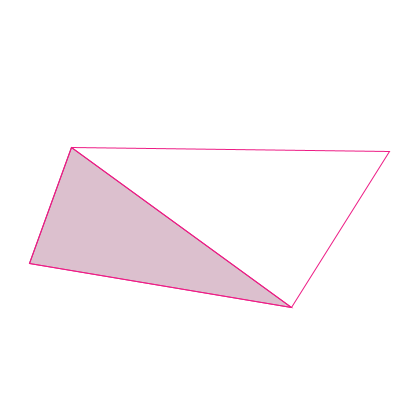
Frame 1 (no input)
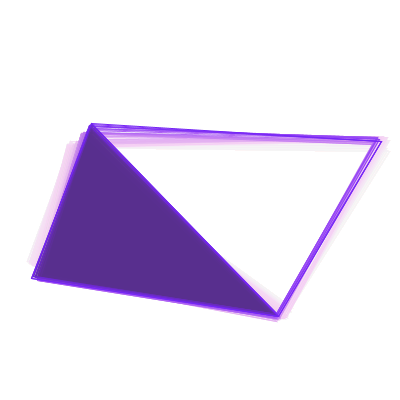
Frame 60 (the mouse pressed at the canvas centre just before this capture)
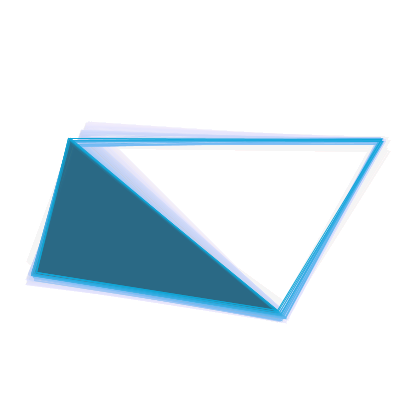
Frame 120 (the mouse held since frame 60 and released just before this capture)

The Processing sketch that drew these frames (run headless with seeded random() and noise(); from frame 60 on, the mouse is pressed at the canvas centre):

// Processing sketch: processing_30976
// ── processing_30976.pde

int a1 = 0; //x top left
int a2 = 0; //y top left
int a3 = 0; //x top right
int a4 = 0; //y top right
int a5 = 0; //x bottom left
int a6 = 0; //y bottom left
int a7 = 0; //x bottom right
int a8 = 0; //y bottom right
float i = 0; //R value
float j = 0; //B value
float k = 0; //B value
float m = 0; //color changer

void setup() {
  size (400,400);
  a1 = width/2 - int(random(0,width/2)); //x top left start pos
  a2 = height/2 - int(random(0,width/2)); //y top left start pos
  a3 = width/2 + int(random(0,width/2)); //x top right start pos
  a4 = height/2 - int(random(0,width/2)); //y top right start pos
  a5 = width/2 - int(random(0,width/2)); //x bottom left start pos
  a6 = height/2 + int(random(0,width/2)); //y bottom left start pos
  a7 = width/2 + int(random(0,width/2)); //x bottom right start pos
  a8 = height/2 + int(random(0,width/2)); //y bottom right start pos
  background(255);
}

void draw() {
  i = 127+127*sin(m+(2*PI*1/3));
  j = 127+127*sin(m+(2*PI*2/3));
  k = 127+127*sin(m+(2*PI*3/3));
  a1 += int(random(-3,3));
  a2 += int(random(-3,3));
  a3 += int(random(-3,3));
  a4 += int(random(-3,3));
  a5 += int(random(-3,3));
  a6 += int(random(-3,3));
  a7 += int(random(-3,3));
  a8 += int(random(-3,3));
  
  
  fill(255,0);
  stroke(i,j,k);
 quad(a1,a2,a3,a4,a7,a8,a5,a6); 
 fill(i/2,j/2,k/2,68);
 line(a1,a2,a7,a8);

 triangle(a1,a2,a7,a8,a5,a6);
 //stroke(255);
 //for (float c = 0; c < width; c++) {
 // point(c, 127+127*sin((c/50)+(2*PI*1/3))); 
 // point(c, 127+127*sin((c/50)+(2*PI*2/3)));
 // point(c, 127+127*sin((c/50)+(2*PI*3/3)));
 //}
 m = m+0.02;
 noStroke();
 //fill(i,j,k);
 //rect(0,0,50,50);
 fill(255,12);
 rect(0,0,width,height);
}

void mouseClicked(){
setup();
}
